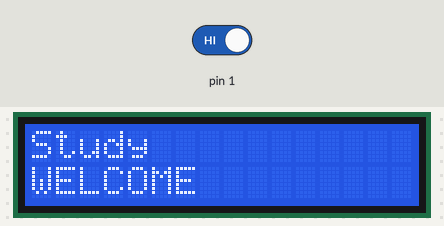
A sketch run on a simulated Arduino Uno, built with avr-gcc and run on an emulated ATmega328P. Shown: 16×2 character LCD. Inputs (shaded band) come from the test bench; at power-on: pin 1 HIGH.

Above: at 1.2 s.
1.3 s: pin 1 driven LOW
At 1.8 s:
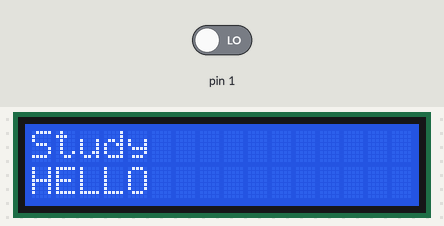
3.5 s: pin 1 driven HIGH
At 3.9 s:
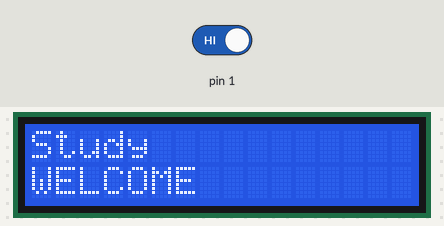
Timing chart, 0 to 6.5 s (numbered marks = the images above; inputs shaded):
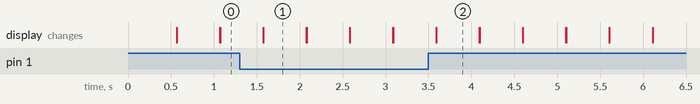

The sketch:

sketch_sep02a.ino
```cpp
#include <LiquidCrystal.h>

LiquidCrystal lcd(13, 12, 11, 10, 9, 8);

void setup(){
    lcd.begin(16,2);
}

void loop(){
    int pirState = digitalRead(1);
    lcd.setCursor(0,0);
    lcd.print("Study");

    if(pirState==LOW){
        lcd.setCursor(0,1);
        lcd.print("HELLO");
        delay(500);
        lcd.clear();
    }

    else if(pirState == HIGH){
        lcd.setCursor(0,1);
        lcd.print("WELCOME");
        delay(500);
        lcd.clear();
    }
}
```

Measured:
- after the input at 1.3 s, the display: first differs from a run without the input after 0.28 s (image 1)
- after the input at 3.5 s, the display: first differs from a run without the input after 0.09 s (image 2)
- what the display in image 1 shows lasts 0.5 s, from 1.6 s to 2.1 s
